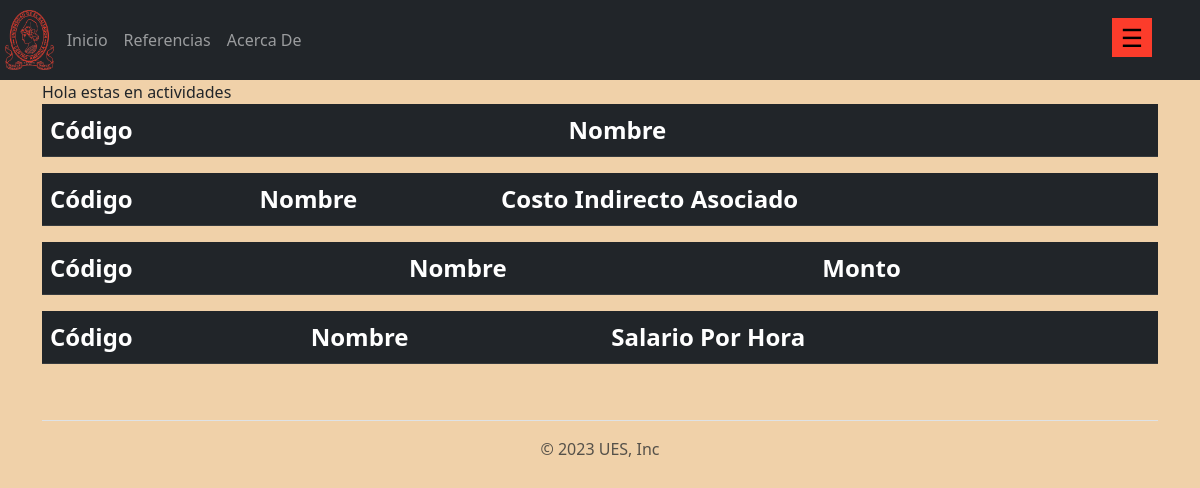
The page /costo/actividad on the database as committed earlier.
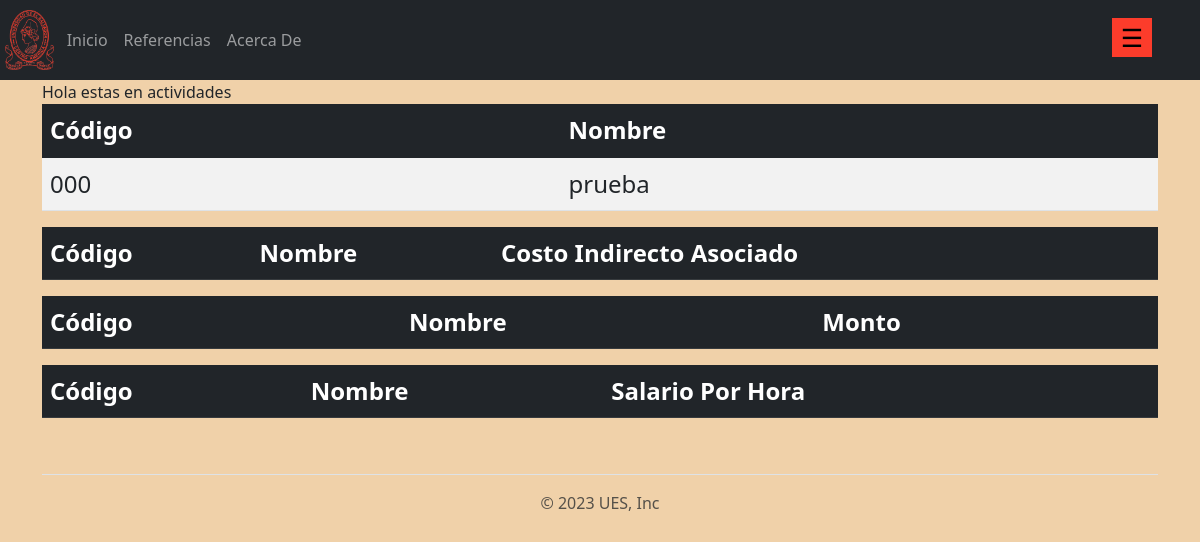
The same page on the database as committed later.
### aplicaciones/costo/models.py (models this page shows, shortened)
class actividad(models.Model):
    codigo = models.CharField(max_length=20)
    nombre = models.CharField(max_length=50)

### aplicaciones/costo/views.py (the view)
# urls.py: path('costo/actividad', views.TablaActividades, name='actividad'),
def TablaActividades(request):
    TablaActividad = actividad.objects.all().order_by('codigo')
    TablaInductor = inductor.objects.all().order_by('codigo')
    TablaCI = costo_indirectos.objects.all().order_by('codigo')
    TablaPuesto = puesto.objects.all().order_by('codigo')
    return render(request, 'costo/actividad.html', {
        'TablaActividad':TablaActividad,
        'TablaInductor':TablaInductor,
        'TablaCI':TablaCI,
        'TablaPuesto':TablaPuesto,
    })

### templates/costo/actividad.html (shortened to what this page needs)
{% extends 'layout/base.html' %}
{% load static %}
{% block content %}
    <div>Hola estas en actividades</div>
    <table class="table table-striped" style="font-size: x-large;">
        <thead class="table-dark">
            <tr>
                <th>Código</th>
                <th>Nombre</th>
            </tr>
        </thead>
        <tbody class="table-group-divider">
            {% for e in TablaActividad %}
                <tr>
                    <td> {{ e.codigo }}</td>
                    <td> {{ e.nombre }}</td>
                </tr>
                    {% endfor %}
        </tbody>
    </table>
    <table class="table table-striped" style="font-size: x-large;">
        <thead class="table-dark">
            <tr>
                <th>Código</th>
                <th>Nombre</th>
                <th>Costo Indirecto Asociado</th>
            </tr>
        </thead>
    </table>
    <table class="table table-striped" style="font-size: x-large;">
        <thead class="table-dark">
            <tr>
                <th>Código</th>
                <th>Nombre</th>
                <th>Monto</th>
            </tr>
        </thead>
    </table>
    <table class="table table-striped" style="font-size: x-large;">
        <thead class="table-dark">
            <tr>
                <th>Código</th>
                <th>Nombre</th>
                <th>Salario Por Hora</th>
            </tr>
        </thead>
    </table>
{% endblock content %}

Rows that differ between the two databases and show on the page:
added actividad: codigo "000", nombre "prueba"
